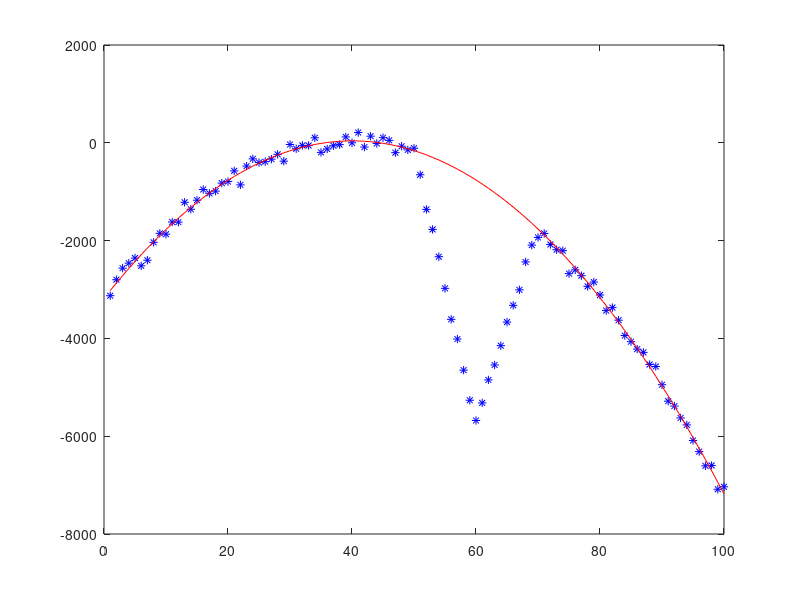

The MATLAB source for this figure:
% input data

noise_sigma = 100;

x = [1:100]';

y = -2*(x-40).^2+30;

oy = 500*abs(x-60)-5000;

y([50:70]) = y([50:70]) + oy([50:70]);

y = y + noise_sigma*randn(length(x),1);



% build matrix

A = [x.^2 x ones(length(x),1)];

B = y;



% RANSAC fitting

n_data = length(x);

N = 100;        % iterations

T = 3*noise_sigma;   % residual threshold

n_sample = 3;

max_cnt = 0;

best_model = [0;0;0];

for itr=1:N,

    % random sampling

    k = floor(n_data*rand(n_sample,1))+1;



   % model estimation

    AA = [x(k).^2 x(k) ones(length(k),1)];

    BB = y(k);

    X = pinv(AA)*BB;  % AA*X = BB



   % evaluation

    residual = abs(B-A*X);

    cnt = length(find(residual<T));

    if(cnt>max_cnt),

        best_model = X;

        max_cnt = cnt;

    end;

end;



% optional LS(Least Square) fitting

residual = abs(A*best_model - B);

in_k = find(residual<T);    % inlier k

A2 = [x(in_k).^2 x(in_k) ones(length(in_k),1)];

B2 = y(in_k);

X = pinv(A2)*B2;    % refined model



% drawing

F = A*X;

figure; plot(x,y,'*b',x,F,'r');    